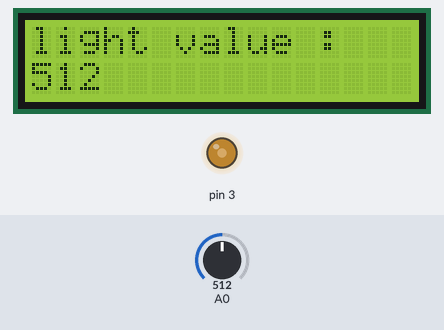
Bench run of a sketch on a simulated Arduino Uno, built with avr-gcc and run on an emulated ATmega328P. Shown: 16×2 character LCD, output pins drawn as LEDs (lit = HIGH). The test bench sets the inputs (shaded band); at power-on: A0 = 512. What the sketch prints to the serial monitor is not drawn.

Above: at 1.2 s.
1.3 s: A0 set to 716
At 2.8 s:
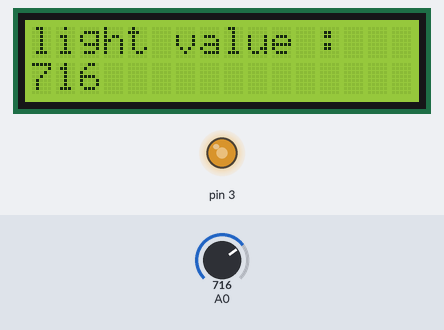
3.6 s: A0 set to 900
At 4.6 s:
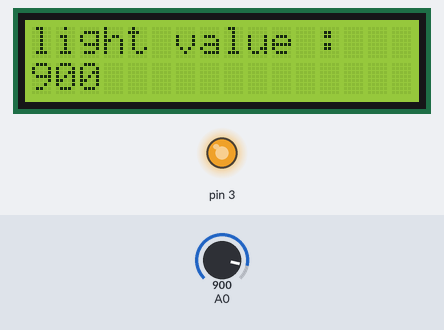
5.6 s: A0 set to 306
At 7.4 s:
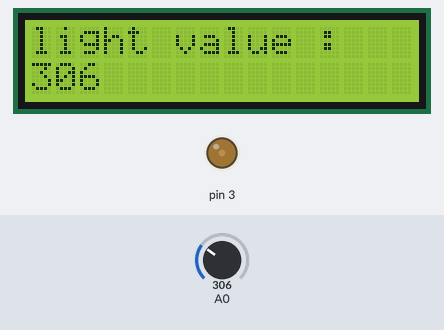
7.7 s: A0 set to 122
At 9.4 s:
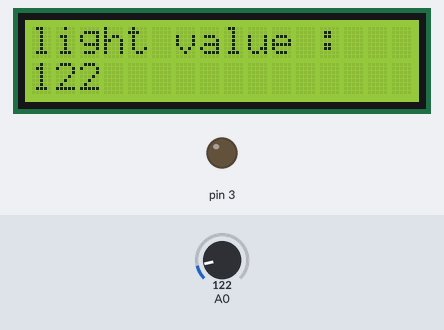
Timing chart, 0 to 10.7 s (numbered marks = the images above; inputs shaded):
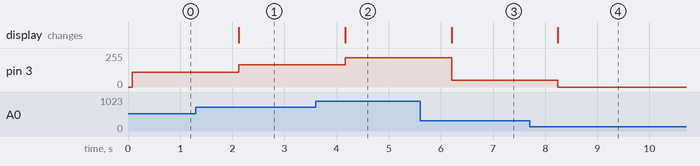

The sketch:

lcd_ex2.ino
```cpp
#include <Wire.h>
#include <LiquidCrystal_I2C.h>

LiquidCrystal_I2C lcd(0x27, 16, 2);

void setup() {
  Serial.begin(9600);

  lcd.begin();
  lcd.backlight();
}

void loop() {
  int light = analogRead(A0);
  Serial.println(light);

  lcd.clear();
  lcd.print("light value : ");
  lcd.setCursor(0, 1);
  lcd.print(light);

  int ledLight = map(light, 120, 1023, 0, 255);
  analogWrite(3, ledLight);

  delay(1000);
}
```

Measured:
- after the input at 1.3 s, pin 3: 110/255 → 168/255 after 0.82 s; the display: changes after 0.82 s (image 1)
- after the input at 3.6 s, pin 3: 168/255 → 220/255 after 0.56 s; the display: changes after 0.56 s (image 2)
- after the input at 5.6 s, pin 3: 220/255 → 52/255 after 0.60 s; the display: changes after 0.60 s (image 3)
- after the input at 7.7 s, pin 3: 52/255 → 0/255 after 0.54 s; the display: changes after 0.54 s (image 4)
